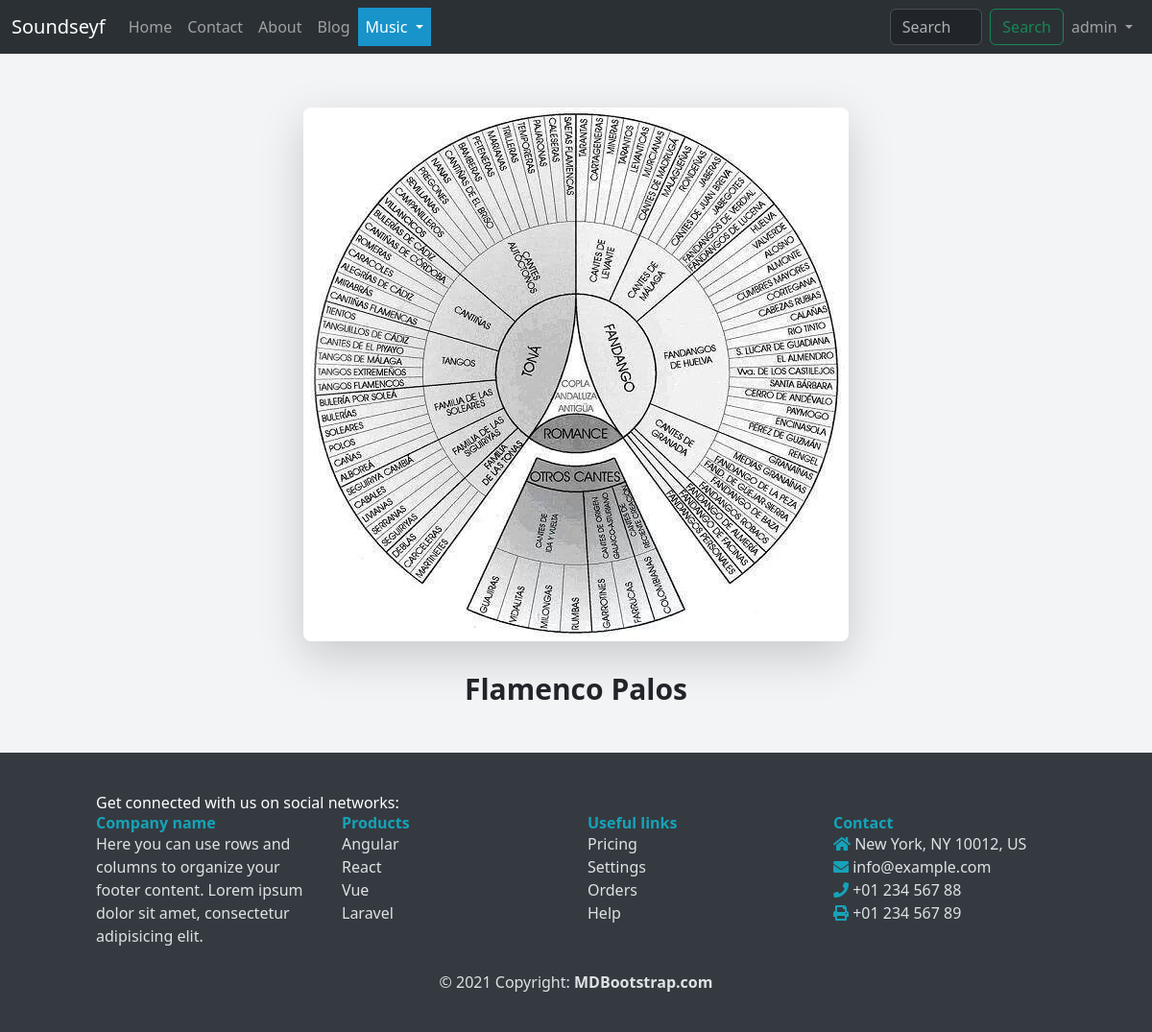
The page /music/Palos (signed in) on the database as committed earlier.
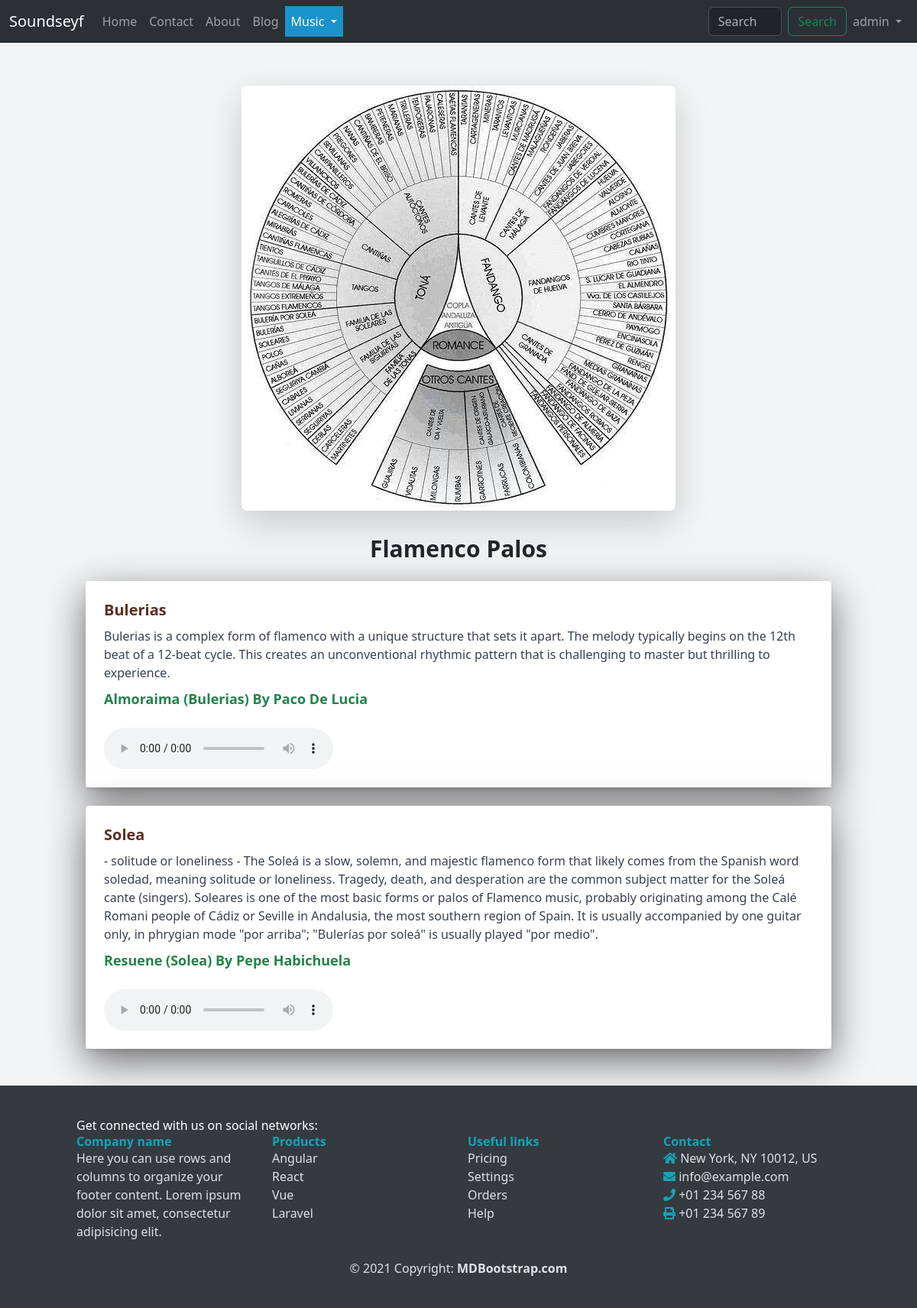
The same page on the database as committed later.
### music/models.py (models this page shows, shortened)
class Palo(models.Model):
    name = models.CharField(max_length=255)
    description = models.TextField(null=True)
    song = models.FileField(upload_to="palos/")
    song_detail = models.TextField(null=True,blank=True)

### music/views.py (the view)
# urls.py: path('Palos',PaloView , name="palos"),
@login_required
def PaloView(request):
    palos = Palo.objects.all()
    context = {"palos" : palos}
    return render (request, 'music/palos.html' , context)

### templates/music/palos.html (shortened to what this page needs)
{% extends 'base.html' %}
{% load static %}
{% block content %}
<!DOCTYPE html>
<html lang="en">
<head>
    <link href="https://cdn.jsdelivr.net/npm/tailwindcss@2.2.19/dist/tailwind.min.css" rel="stylesheet">
    <link rel="stylesheet" href="{% static 'css/styles.css' %}">
</head>
<body class="bg-gray-100">
    <div class="container mx-auto p-4">
        <img src="{% static 'images/palos.jpg' %}" class="mx-auto my-8 max-w-full h-auto rounded-lg shadow-lg"
            alt="Global Image">
        <h1 class="text-3xl font-bold mb-4 text-center">Flamenco Palos</h1>
        {% for palo in palos %}
        <div class="bg-white rounded shadow-md mb-4">
            <div class="p-4" style="box-shadow: 0 16px 48px #6a6a6b;">
                <h2 style="color: rgb(93, 47, 33);" class="text-xl font-semibold mb-2">{{ palo.name }}</h2>
                <p class="text-gray-700 mb-2">{{ palo.description }}</p>
                <p style="color: rgb(34, 131, 75);" class="text-lg font-bold mb-4">{{ palo.song_detail }}</p>
                <audio controls>
                    <source src="/media/{{ palo.song }}" type="audio/mp3">
                </audio>
            </div>
        </div>
        {% endfor %}
    </div>
</body>
</html>
{% endblock %}

Rows that differ between the two databases and show on the page:
added Palo: name "Bulerias", description "Bulerias is a complex form of flamenco with a unique structure that sets it apart. The melody typically begins on the 12th beat of a 12-beat cycle. This creates an unconventional rhythmic pattern that is challenging to master but thrilling to experience.", song_detail "Almoraima (Bulerias) By Paco De Lucia"
added Palo: name "Solea", description "- solitude or loneliness - The Soleá is a slow, solemn, and majestic flamenco form that likely comes from the Spanish word soledad, meaning solitude or loneliness. Tragedy, death, and desperation are the common subject matter for the Soleá cante (singers). Soleares is one of the most basic forms or palos of Flamenco music, probably originating among the Calé Romani people of Cádiz or Seville in Andalusia, the most southern region of Spain. It is usually accompanied by one guitar only, in phrygian mode \"por arriba\"; \"Bulerías por soleá\" is usually played \"por medio\".", song_detail "Resuene (Solea) By Pepe Habichuela"
